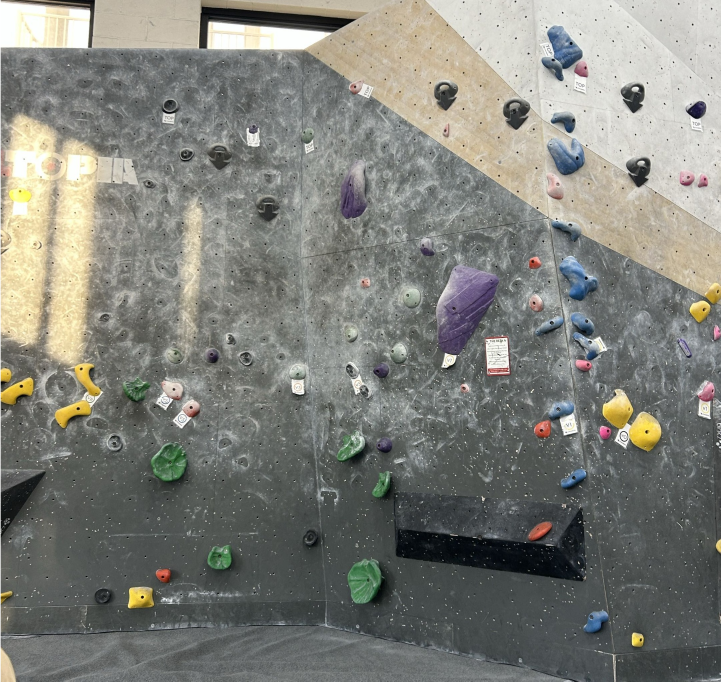
#> input picture climbing_wall.jpg, 2162 x 2044 px (shown at 1/3 size)
$ jupyter execute climbing_route_isolation.ipynb
#> lines starting #> are read from the running program, lines starting #| are printed output that depends on the picture
# Climbing Route Isolation

Jerry Chang owns the color-based baseline. Ford Medley owns region-based refinement and its comparison with that baseline. For each photo and target color, both sections use the same image and manually annotated ground-truth mask.

## Jerry Chang | Color-based segmentation

1. Load a wall photo as RGB and select the target hold color from a representative hold.
2. Compare channel thresholds in RGB and HSV. Account for hue wraparound when the target color straddles the ends of the hue range. Test a color-distance threshold and, where appropriate, Otsu's method on the distance image.
3. Compare erosion, dilation, opening, and closing on the binary mask. Inspect lost hold pixels, gaps, and stray wall pixels to select the baseline configuration.
4. Save the selected binary mask as a grayscale PNG with background at 0 and foreground at 255, aligned pixel for pixel with the RGB photo. Evaluate precision, recall, and IoU against manual annotations and compare behavior across lighting conditions. Ford's section uses this saved mask as its baseline.

## Ford Medley | Load the baseline and ground truth

Each case below takes a name, wall image path, Jerry's binary baseline mask path, and a manual binary ground-truth mask path. Use grayscale masks with background at zero and nonzero values for holds of the selected color. Use lossless mask files. Leave the ground-truth path as `None` to view refinements without scoring.

With the case list empty, the notebook previews the included climbing_wall.jpg. It downsizes the photo to a maximum edge of 640 pixels and builds a temporary mask by sampling a blue hold near the right side (80% across, 40% down). This lets Ford compare the refinements while Jerry's baseline and manual annotations are pending. The preview has no ground-truth scores. If the photo is absent, the notebook falls back to the synthetic wall.

The Ford cells use NumPy, SciPy, scikit-image, and Matplotlib.

[cell 1]
from pathlib import Path

import matplotlib.pyplot as plt
import numpy as np
from scipy import ndimage as ndi
from skimage import color, io, segmentation, transform, util

# (name, wall image, Jerry's baseline mask, ground-truth mask or None)
cases = [
    # ("Blue route", "images/wall.jpg", "masks/blue_baseline.png", "masks/blue_truth.png"),
]


def read_mask(path, shape):
    mask = io.imread(path)
    if mask.shape != shape:
        raise ValueError(f"{path} must be a single-channel mask with shape {shape}.")
    return mask != 0


def load_case(image_path, baseline_path, truth_path):
    image = util.img_as_float(io.imread(image_path))
    if image.ndim != 3 or image.shape[2] not in (3, 4):
        raise ValueError(f"{image_path} must be an RGB or RGBA image.")
    if image.shape[2] == 4:
        image = color.rgba2rgb(image)
    shape = image.shape[:2]
    truth = read_mask(truth_path, shape) if truth_path is not None else None
    return image, read_mask(baseline_path, shape), truth


def demo_case():
    y, x = np.ogrid[:120, :160]
    first_hold = ((x - 40) / 17) ** 2 + ((y - 40) / 12) ** 2 <= 1
    second_hold = ((x - 100) / 13) ** 2 + ((y - 75) / 17) ** 2 <= 1
    truth = first_hold | second_hold
    image = np.full((120, 160, 3), [0.74, 0.70, 0.64])
    image[truth] = [0.12, 0.38, 0.81]
    image[55:68, 49:64] = [0.77, 0.20, 0.14]
    baseline = (first_hold & (x < 46)) | (second_hold & (y < 79))
    baseline[20, 115] = True
    return image, baseline, truth

def wall_preview(path):
#> called with path = 'climbing_wall.jpg'
    image = util.img_as_float(io.imread(path))
    height, width = image.shape[:2]
#> height = 2044; width = 2162
    scale = min(1, 640 / max(height, width))
#> scale = 0.296
    image = transform.resize(
        image, (round(height * scale), round(width * scale)), anti_aliasing=True
    )
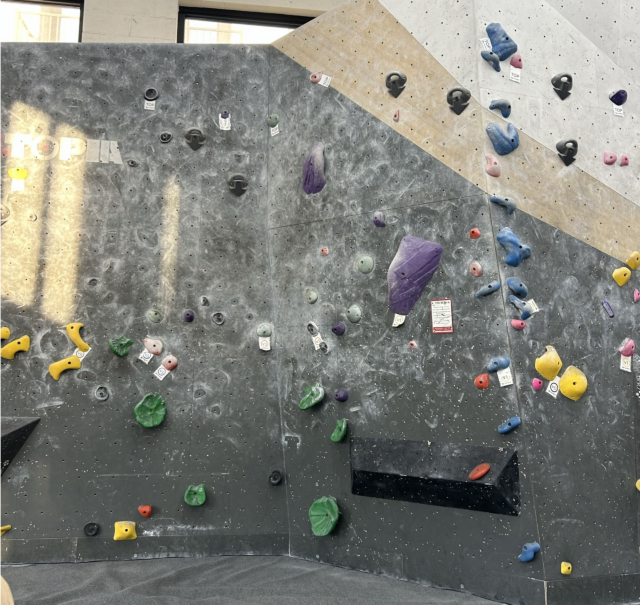
#> image: shape (605, 640, 3) float64; mean R, G, B 0.501, 0.505, 0.479

    lab_image = color.rgb2lab(image)
#> lab_image: shape (605, 640, 3) float64; mean of channels 0, 1, 2 52.9, -1.4, 3.2
    row = round(0.40 * (image.shape[0] - 1))
#> row = 242
    column = round(0.80 * (image.shape[1] - 1))
#> column = 511
    patch = lab_image[row - 2:row + 3, column - 2:column + 3]
    reference = np.median(patch, axis=(0, 1))
#> reference = [45.04, -0.228, -25.13]
    distance = np.linalg.norm(lab_image - reference, axis=2)
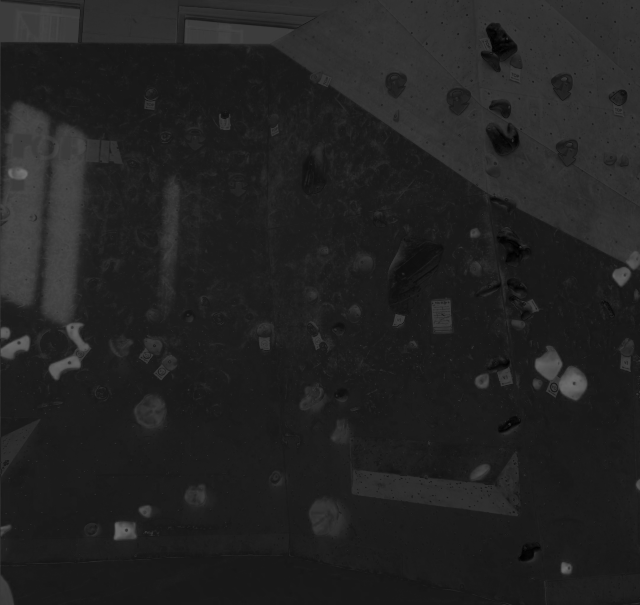
#> distance: shape (605, 640) float64; min 0.908, max 117.1, mean 34.6
    return image, distance <= 16, None

## Ford Medley | Region growing

Split the baseline into four-connected components and discard tiny seed components. For each remaining component, use its median CIELAB color as a fixed reference. Grow through four-connected pixels within the color-distance tolerance, so similarly colored pixels elsewhere in the photo cannot join unless they are connected to a seed. Compare tolerances for missed hold edges and spill into the wall.

[cell 2]
def region_growing(lab_image, baseline, tolerance=15, min_seed_area=5):
    connectivity = ndi.generate_binary_structure(2, 1)
    labels, count = ndi.label(baseline, structure=connectivity)
    areas = np.bincount(labels.ravel())
    refined = np.zeros_like(baseline, dtype=bool)

    for label in range(1, count + 1):
        if areas[label] < min_seed_area:
            continue
        component = labels == label
        reference = np.median(lab_image[component], axis=0)
        distance = np.linalg.norm(lab_image - reference, axis=2)
        eligible = distance <= tolerance
        refined |= ndi.binary_propagation(
            component & eligible, structure=connectivity, mask=eligible
        )

    return refined

## Ford Medley | SLIC superpixels

Partition the CIELAB image into contiguous superpixels. Keep a superpixel when enough of its pixels overlap the baseline and its average color is close to the median color of the seed pixels inside it. Vary the number of superpixels and compactness to see how well the segments follow hold boundaries, especially where holds touch or sit close together.

[cell 3]
def slic_refinement(
    lab_image, baseline, n_segments=250, compactness=10,
    min_overlap=0.20, color_tolerance=15,
):
    if not baseline.any():
        return np.zeros_like(baseline, dtype=bool)

    labels = segmentation.slic(
        lab_image, n_segments=n_segments, compactness=compactness,
        convert2lab=False, start_label=0, channel_axis=-1,
    )
    flat_labels = labels.ravel()
    areas = np.bincount(flat_labels)
    seed_counts = np.bincount(flat_labels[baseline.ravel()], minlength=len(areas))
    candidates = np.flatnonzero((areas > 0) & (seed_counts > 0)
                                & (seed_counts >= min_overlap * areas))
    keep = np.zeros(len(areas), dtype=bool)

    for label in candidates:
        region = labels == label
        mean_color = lab_image[region].mean(axis=0)
        seed_color = np.median(lab_image[region & baseline], axis=0)
        keep[label] = np.linalg.norm(mean_color - seed_color) <= color_tolerance

    return keep[labels]

## Ford Medley | Compare refinements with Jerry's baseline

Score each predicted mask against the same manual annotation using pixel-level precision, recall, and Intersection over Union (IoU). Report undefined metrics as `n/a`. The plots dim pixels outside the predicted route so missed hold edges, stray detections, and merged or adjacent holds can be inspected beside the score table. The example sweeps compare two settings per refinement method. Edit the settings in the cell below for additional comparisons.

[cell 4]
def mask_scores(prediction, truth):
    true_positive = np.count_nonzero(prediction & truth)
    denominators = (
        np.count_nonzero(prediction),
        np.count_nonzero(truth),
        np.count_nonzero(prediction | truth),
    )
    return tuple(true_positive / size if size else None for size in denominators)


def compare_methods(name, image, baseline, truth, baseline_label="Jerry: baseline"):
#> called with name = 'Climbing wall preview - blue holds', baseline_label = 'Temporary blue mask'
    lab_image = color.rgb2lab(image)
    masks = {baseline_label: baseline}
    for tolerance in (10, 20):
        masks[f"Ford: grow ({tolerance})"] = region_growing(
            lab_image, baseline, tolerance=tolerance
        )
#> this loop made 2 passes
#> pass 1, in region_growing, `labels, count = ndi.label(baseline, structure=connectivity)`:
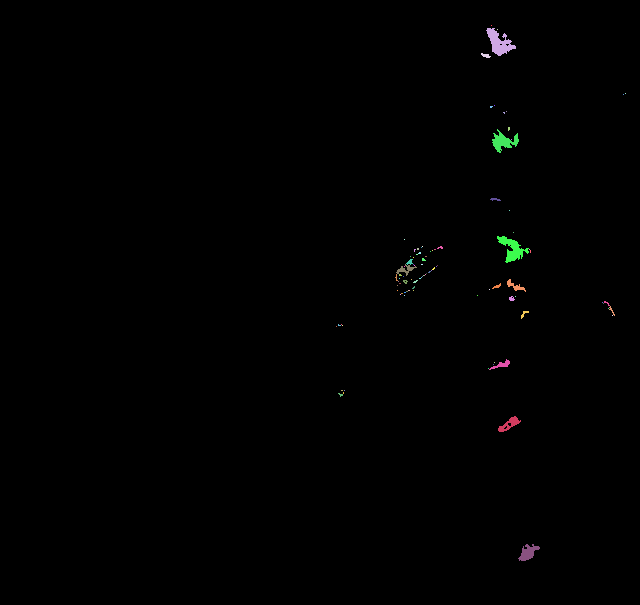
#> labels: shape (605, 640) int32; 98 distinct labels, from 0 to 97; one colour per label, 0 black
#> after the loop, masks = 3 items
    for count, compactness in ((150, 5), (300, 15)):
        masks[f"Ford: SLIC ({count}, {compactness})"] = slic_refinement(
            lab_image, baseline, n_segments=count, compactness=compactness
        )
#> this loop made 2 passes
#> pass 1, in slic_refinement, `labels = segmentation.slic( lab_image, n_segments=n_segments, compactn..`:
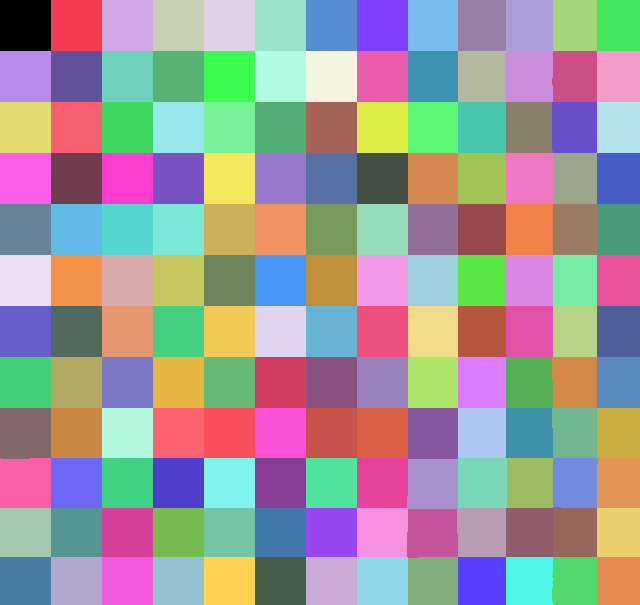
#> labels: shape (605, 640) int64; 156 distinct labels, from 0 to 155; one colour per label, 0 black
#> pass 2, in slic_refinement (call 2), `labels = segmentation.slic( lab_image, n_segments=n_segments, compactn..`:
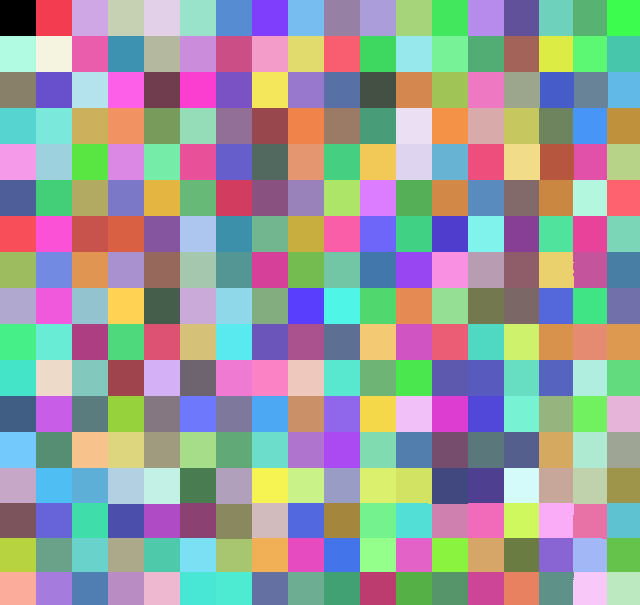
#> labels: shape (605, 640) int64; 306 distinct labels, from 0 to 305; one colour per label, 0 black
#> after the loop, masks = 5 items

    print(name)
    if truth is not None:
        print(f"{'Method':<28} {'Precision':>9} {'Recall':>9} {'IoU':>9}")
        for method, mask in masks.items():
            scores = [f"{value:.3f}" if value is not None else "n/a"
                      for value in mask_scores(mask, truth)]
            print(f"{method:<28} {scores[0]:>9} {scores[1]:>9} {scores[2]:>9}")

    panels = {"Original": image}
    if truth is not None:
        panels["Ground truth"] = image * np.where(truth[..., None], 1.0, 0.25)
    for method, mask in masks.items():
        panels[method] = image * np.where(mask[..., None], 1.0, 0.25)
#> this loop made 5 passes
#> method on passes 1 to 5: 'Temporary blue mask', 'Ford: grow (10)', 'Ford: grow (20)', 'Ford: SLIC (150, 5)', 'Ford: SLIC (300, 15)'
#> after the loop, panels = 6 items

    columns = 4
    rows = (len(panels) + columns - 1) // columns
#> rows = 2
    figure, axes = plt.subplots(rows, columns, figsize=(14, 3.5 * rows))
    for axis in axes.flat:
        axis.axis("off")
#> this loop made 8 passes
    for axis, (title, panel) in zip(axes.flat, panels.items()):
        axis.imshow(panel)
        axis.set_title(title)
#> this loop made 6 passes
    figure.tight_layout()
    plt.show()
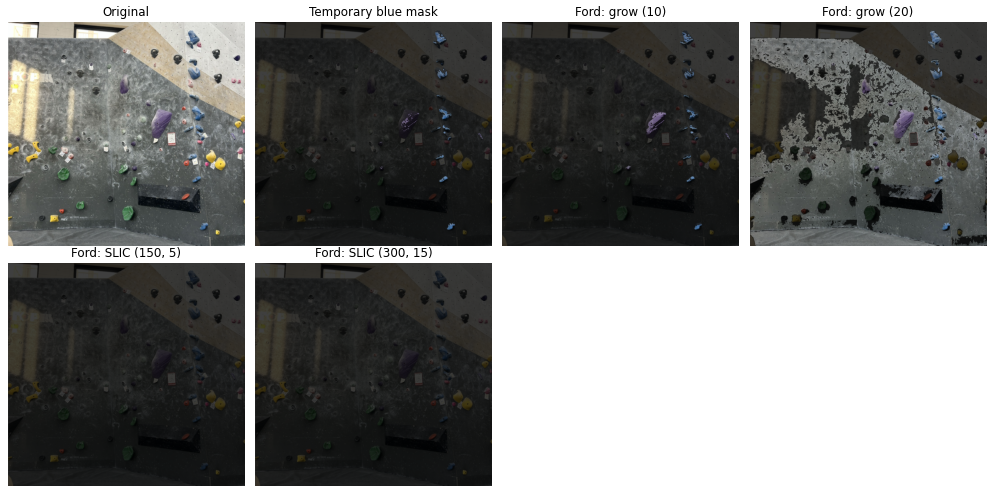
#> figure drawn by matplotlib, 6 panels
    plt.close(figure)
    return masks


if cases:
    for name, image_path, baseline_path, truth_path in cases:
        compare_methods(name, *load_case(image_path, baseline_path, truth_path))
elif Path("climbing_wall.jpg").is_file():
    compare_methods(
        "Climbing wall preview - blue holds",
        *wall_preview("climbing_wall.jpg"),
        baseline_label="Temporary blue mask",
    )
else:
    compare_methods("Synthetic demo", *demo_case(), baseline_label="Synthetic baseline")
